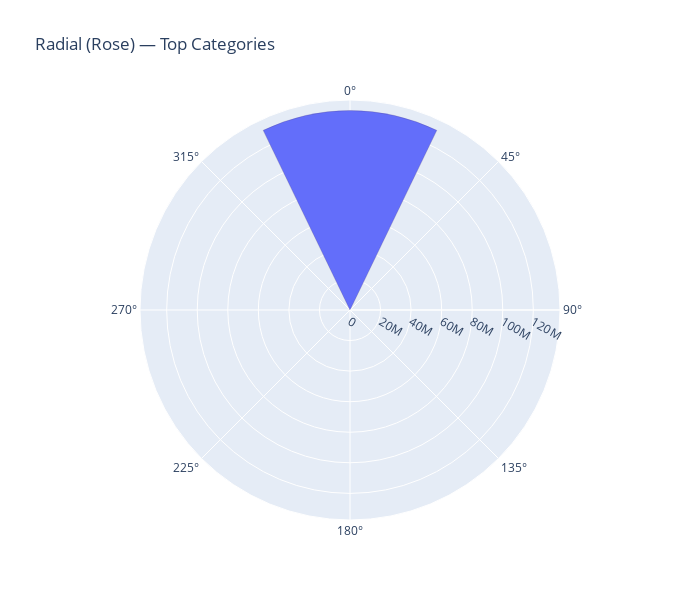

Notebook cell for this chart:
### Code cell
import plotly.graph_objects as go
import numpy as np
import re

cat = next((c for c in ["expense_category","income_source","payment_method"] if c in df_enh.columns), None)
if cat is None:
    cat = df_enh.select_dtypes(include=["object","category"]).columns[:1].tolist()[0]

value_col = next((c for c in df_enh.columns if re.search(r"(amount|income|expense|spent|spend|payment|revenue|cost|price|balance)", c, re.I)), None)

if value_col:
    agg = df_enh.groupby(cat)[value_col].sum().sort_values(ascending=False).head(12)
else:
    agg = df_enh[cat].value_counts().head(12)

fig = go.Figure(go.Barpolar(
    r=agg.values,
    theta=np.linspace(0, 360, len(agg), endpoint=False),
    text=agg.index,
    hovertemplate="%{text}<br>Value: %{r}<extra></extra>",
    marker=dict(line=dict(color="rgba(80,60,120,0.25)", width=1))
))
fig.update_layout(
    title="Radial (Rose) — Top Categories",
    polar=dict(radialaxis=dict(showticklabels=True, ticks=''),
               angularaxis=dict(direction="clockwise")),
    width=700, height=600
)
fig.show()

### Figure 1 — Plotly figure (JSON) as saved in the notebook; plotly's stock layout.template omitted (floating-point values rounded to 4 significant figures)
{"data": [{"hovertemplate": "%{text}<br>Value: %{r}<extra></extra>", "marker": {"line": {"color": "rgba(80,60,120,0.25)", "width": 1}}, "r": [130580259], "text": ["other"], "theta": [0.0], "type": "barpolar"}], "layout": {"height": 600, "polar": {"angularaxis": {"direction": "clockwise"}, "radialaxis": {"showticklabels": true, "ticks": ""}}, "title": {"text": "Radial (Rose) — Top Categories"}, "width": 700}}
